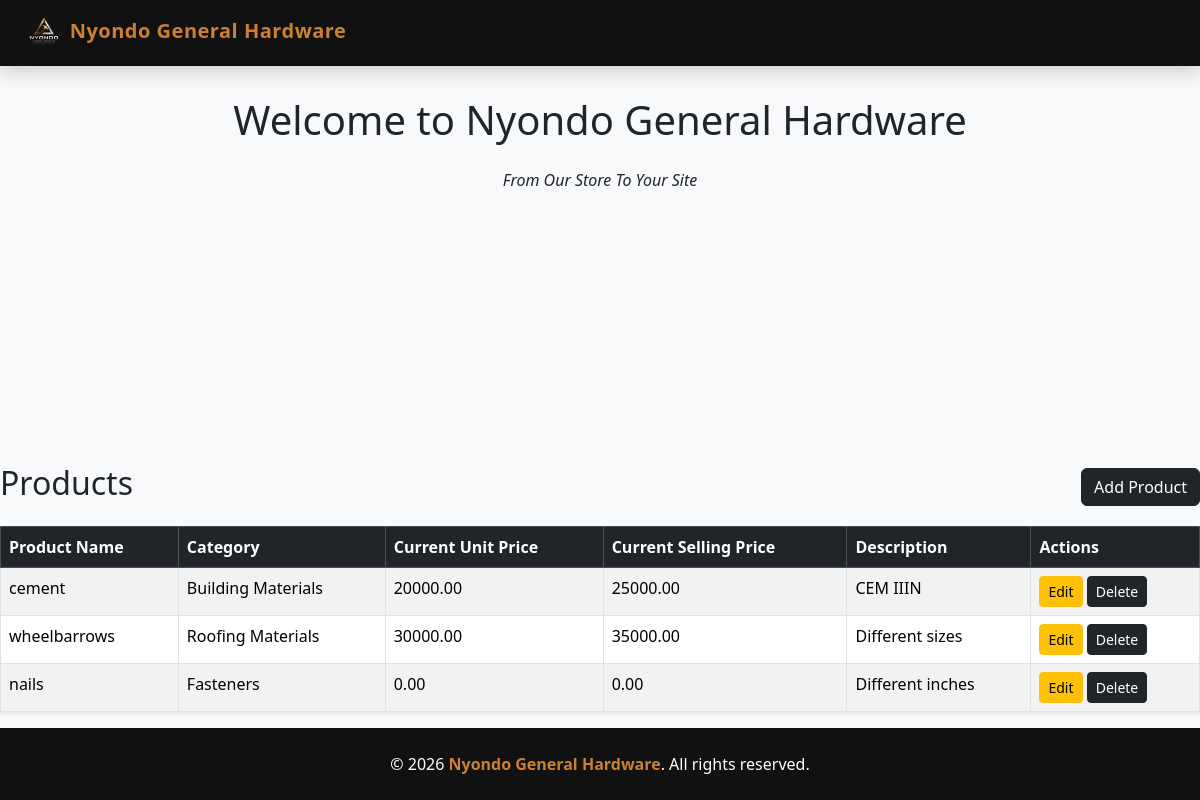
Page /sales/products/ on the committed database.
### salesapp/models.py (models this page shows, shortened)
class Product(models.Model):
    category_name = models.ForeignKey(Category, on_delete=models.CASCADE)
    product_name = models.CharField(max_length=100)
    unit_price = models.DecimalField(max_digits=100, decimal_places=2, default=0)
    selling_price = models.DecimalField(max_digits=100, decimal_places=2, default=0)
    description = models.TextField(blank=True)

class Category(models.Model):
    category_name = models.CharField(max_length=100, unique=True)
    slug = models.SlugField(unique=True)

### salesapp/views.py (the view)
# urls.py: path("products/", views.product_list, name="product_list"),
def product_list(request):
    products = Product.objects.all()
    return render(request, "product_list.html", {"products": products})

### salesapp/templates/product_list.html
{% extends 'base.html' %}
{% block content %}
<div class="d-flex justify-content-between align-items-center mb-3">
    <h2>Products</h2>
    <a href="{% url 'create_product' %}" class="btn btn-dark">Add Product</a>
</div>
<table class="table table-bordered table-striped shadow-sm">
    <thead class="table-dark">
        <tr>
            <th>Product Name</th>
            <th>Category</th>
            <th>Current Unit Price</th>
            <th>Current Selling Price</th>
            <th>Description</th>
            <th>Actions</th>
        </tr>
    </thead>
    <tbody>
        {% for product in products %}
        <tr>
            <td>{{ product.product_name }}</td>
            <td>{{ product.category_name.category_name }}</td>
            <td>{{ product.unit_price }}</td>
            <td>{{ product.selling_price }}</td>
            <td>{{ product.description }}</td>
            <td>
                <a href="{% url 'edit_product' product.id %}" class="btn btn-warning btn-sm">Edit</a>
                <a href="{% url 'delete_product' product.id %}" class="btn btn-dark btn-sm">Delete</a>
            </td>
        </tr>
        {% empty %}
        <tr>
            <td colspan="6" class="text-center">No products found.</td>
        </tr>
        {% endfor %}
    </tbody>
</table>
{% endblock %}

### templates/base.html (style rules this page uses)
:root { --black: #111111; --bronze: #cd7f32; --white: #ffffff; --light-bg: #f8f9fa; }
body { background-color: var(--light-bg); min-height: 100vh; display: flex; flex-direction: column; }

### rows in the picture
Product: product_name "cement", category_name.category_name "Building Materials", unit_price "20000.00", selling_price "25000.00", description "CEM IIIN"
Product: product_name "wheelbarrows", category_name.category_name "Roofing Materials", unit_price "30000.00", selling_price "35000.00", description "Different sizes"
Product: product_name "nails", category_name.category_name "Fasteners", unit_price "0.00", selling_price "0.00", description "Different inches"
